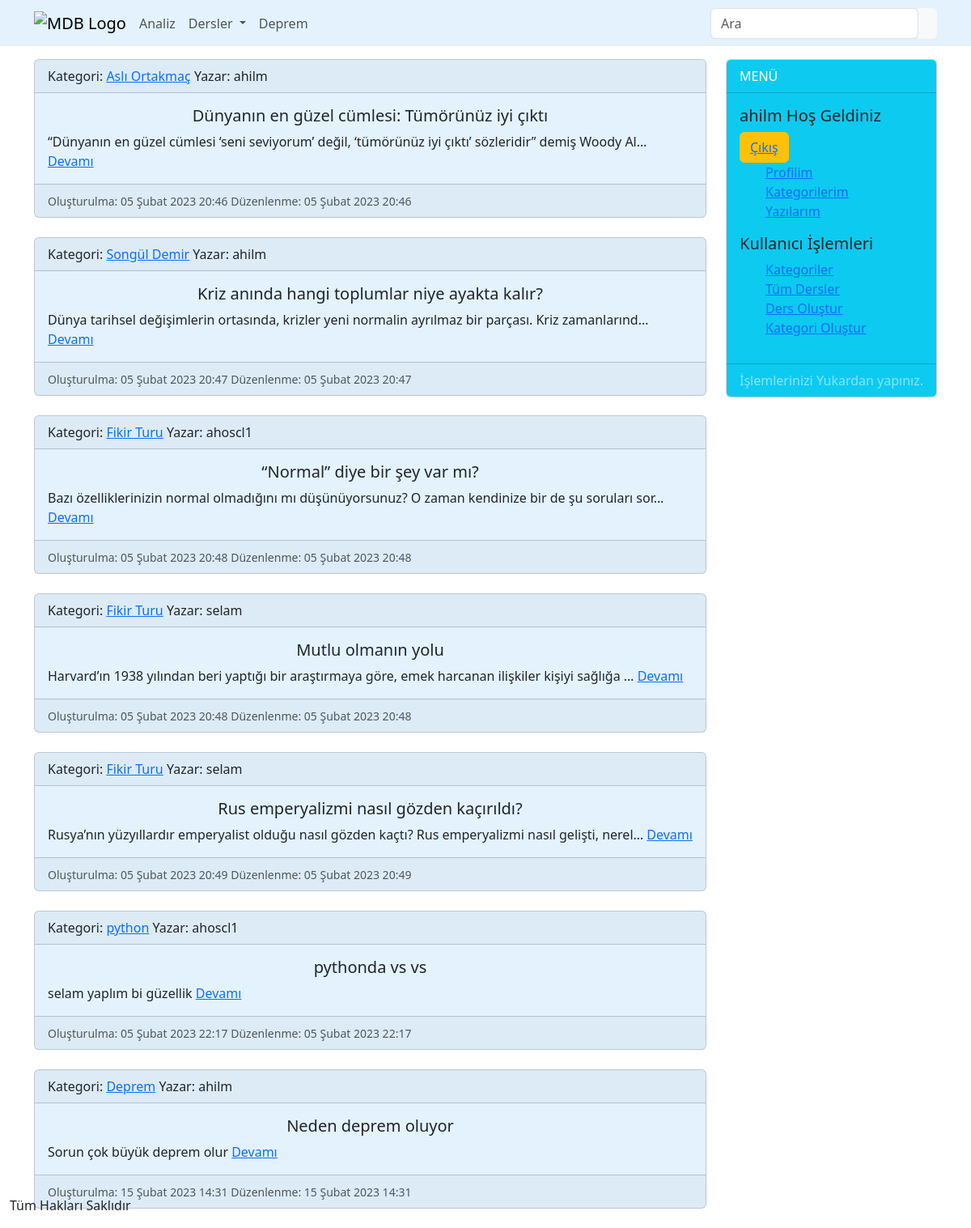
/dersler/ (signed in), run on the app's committed database.
### dersler/models/dersModel.py (models this page shows, shortened)
class DersModel(models.Model):
    title = models.CharField(max_length=200, verbose_name='Başlık')
    metin = models.TextField()
    olusturulma_tarihi = models.DateTimeField(auto_now_add=True)
    yazar = models.ForeignKey(User, on_delete=models.CASCADE, related_name='kullanici')
    son_duzenleme = models.DateTimeField('Son Düzenlenme Tarihi', auto_now_add=datetime.datetime)
    kategori = models.ForeignKey(KategoriModel, on_delete=models.CASCADE, related_name='ders_kategori')

### dersler/models/kategoriModel.py (models this page shows)
class KategoriModel(models.Model):
    kategori = models.CharField(max_length=20, unique=True)
    aciklama = models.CharField(max_length=300)
    olusturulma_tarihi = models.DateTimeField(auto_now_add=True)
    def __str__(self):
        return self.kategori

### dersler/views/index.py (the view)
# urls.py: path('',index,name='index')
def index(request):
    dersler = DersModel.objects.all()
    kategori = KategoriModel.objects.all()
    context = {
        'dersler': dersler,
        'kategori': kategori,
    }
    return render(request, 'dindex.html', context)

### dersler/views/context_processors.py (called while the page is built)
def categories(request):
    return {
        "categories": KategoriModel.objects.all()
    }

### dersler/templates/dindex.html (shortened to what this page needs)
{% extends 'base.html' %}
{% block content %}
    {% for ders in dersler %}
        <div class="card " style="background-color: #e3f2fd;">
            <div class="card-header">
                Kategori: <a href="{%  url 'dersler:kategori_ayrinti' ders.kategori.id %}">{{ ders.kategori }}</a>  Yazar: {{ ders.yazar }}
            </div>
            <div class="card-body">
                <h5 class="card-title text-center">{{ ders.title }}</h5>
                <p class="card-text">{{ ders.metin|truncatechars:100 }}
                    <a href="{%  url 'dersler:ders_ayrinti' ders.id %}" class="">Devamı</a>
                </p>
            </div>
            <div class="card-footer text-muted"><small>
                Oluşturulma: {{ ders.olusturulma_tarihi }} Düzenlenme: {{ ders.son_duzenleme }}
            </small>
            </div>
        </div>
        <br>
    {% endfor %}
{% endblock content %}

### templates/components/sidebar.html
<div class="col-sm-3">
    <div class="card bg-info-50 mb-3">
        <div class="card-header bg-info text-white">
            MENÜ
        </div>
        <div class="card-body bg-info">
            <h5>{{ user.username }} Hoş Geldiniz</h5>
            {% if user.is_authenticated %}
                <button class="btn btn-warning">
                    <a  href="{% url 'users:logout' %}">Çıkış</a> </button>
            {% endif %}
            <ul class=" bg-info">
                {% if user.is_authenticated %}
                    <li class="list-group-item bg-info"><a href="{% url 'users:profile' user.id %}">Profilim</a></li>
                    <li class="list-group-item bg-info"><a href="{% url 'users:login' %}">Kategorilerim</a></li>
                    <li class="list-group-item bg-info"><a href="{% url 'users:register' %}">Yazılarım</a></li>
                {% else %}
                    <li class="list-group-item bg-info"><a href="{% url 'users:login' %}">Giriş</a></li>
                    <li class="list-group-item bg-info"><a href="{% url 'users:register' %}">Kayıt Ol</a></li>
                {% endif %}
            </ul>
            <h5>Kullanıcı İşlemleri</h5>
            <ul class=" bg-info">
                <li class="list-group-item bg-info"><a href="{% url 'dersler:kategoriler' %}">Kategoriler</a></li>
                <li class="list-group-item bg-info"><a href="{% url 'dersler:index' %}">Tüm Dersler</a></li>
                <li class="list-group-item bg-info"><a href="{% url 'dersler:dersolustur' %}">Ders Oluştur</a></li>
                <li class="list-group-item bg-info"><a href="{% url 'dersler:kategoriolustur' %}">Kategori Oluştur</a></li>
            </ul>
        </div>
        <div class="card-footer bg-info text-white-50">
            İşlemlerinizi Yukardan yapınız.
        </div>
    </div>
</div>

### data on the page
DersModel: kategori "Aslı Ortakmaç", yazar "ahilm", title "Dünyanın en güzel cümlesi: Tümörünüz iyi çıktı", metin "“Dünyanın en güzel cümlesi ‘seni seviyorum’ değil, ‘tümörünüz iyi çıktı’ sözleridir” demiş Woody Al…", olusturulma_tarihi "05 Şubat 2023 20:46", son_duzenleme "05 Şubat 2023 20:46"
DersModel: kategori "Songül Demir", yazar "ahilm", title "Kriz anında hangi toplumlar niye ayakta kalır?", metin "Dünya tarihsel değişimlerin ortasında, krizler yeni normalin ayrılmaz bir parçası. Kriz zamanlarınd…", olusturulma_tarihi "05 Şubat 2023 20:47", son_duzenleme "05 Şubat 2023 20:47"
DersModel: kategori "Fikir Turu", yazar "ahoscl1", title "“Normal” diye bir şey var mı?", metin "Bazı özelliklerinizin normal olmadığını mı düşünüyorsunuz? O zaman kendinize bir de şu soruları sor…", olusturulma_tarihi "05 Şubat 2023 20:48", son_duzenleme "05 Şubat 2023 20:48"
DersModel: kategori "Fikir Turu", yazar "selam", title "Mutlu olmanın yolu", metin "Harvard’ın 1938 yılından beri yaptığı bir araştırmaya göre, emek harcanan ilişkiler kişiyi sağlığa …", olusturulma_tarihi "05 Şubat 2023 20:48", son_duzenleme "05 Şubat 2023 20:48"
DersModel: kategori "Fikir Turu", yazar "selam", title "Rus emperyalizmi nasıl gözden kaçırıldı?", metin "Rusya’nın yüzyıllardır emperyalist olduğu nasıl gözden kaçtı? Rus emperyalizmi nasıl gelişti, nerel…", olusturulma_tarihi "05 Şubat 2023 20:49", son_duzenleme "05 Şubat 2023 20:49"
DersModel: kategori "python", yazar "ahoscl1", title "pythonda vs vs", metin "selam yaplım bi güzellik", olusturulma_tarihi "05 Şubat 2023 22:17", son_duzenleme "05 Şubat 2023 22:17"
DersModel: kategori "Deprem", yazar "ahilm", title "Neden deprem oluyor", metin "Sorun çok büyük deprem olur", olusturulma_tarihi "15 Şubat 2023 14:31", son_duzenleme "15 Şubat 2023 14:31"

### other printed values
{{ user.username }} "ahilm"
